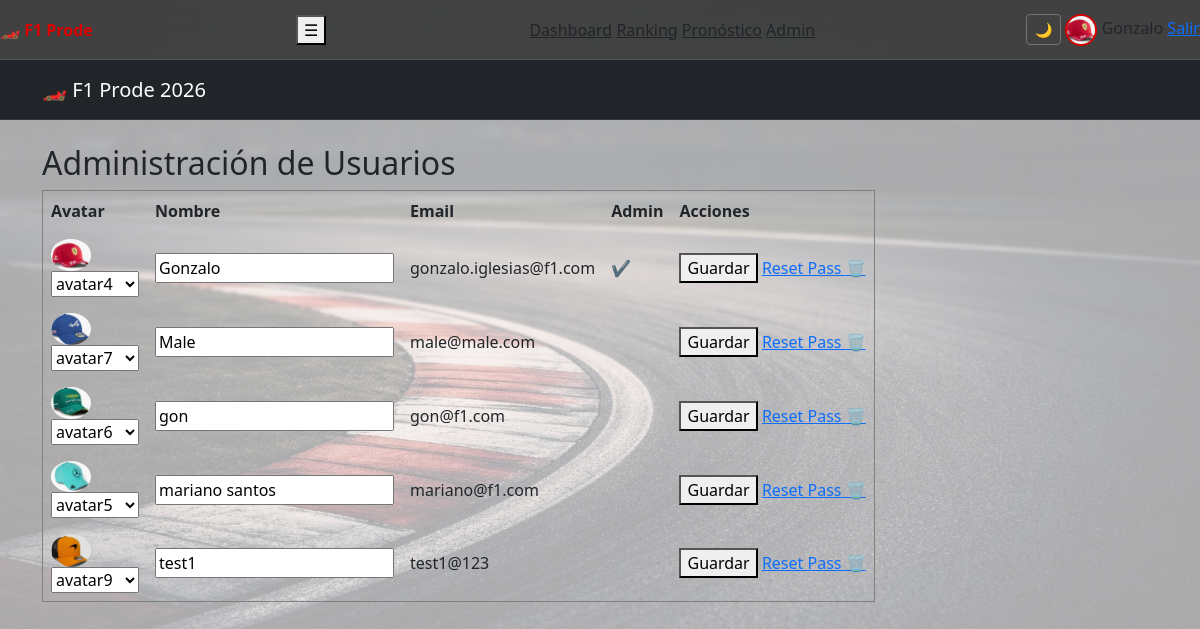
The app's page /admin/usuarios (signed in) with its own data.
### tables this page shows
CREATE TABLE usuarios (
    id INTEGER PRIMARY KEY AUTOINCREMENT,
    nombre TEXT UNIQUE NOT NULL,
    email TEXT UNIQUE NOT NULL,
    password TEXT NOT NULL
, fecha_registro TEXT, admin INTEGER DEFAULT 0, avatar TEXT);

### app.py (the view, shortened to what this page needs)
@app.route("/admin/usuarios", methods=["GET", "POST"])
def admin_usuarios():
    if "user_id" not in session or not session.get("admin"):
        return "Acceso denegado", 403
    conn = get_db()
    cur = conn.cursor()
    cur.execute("""
        SELECT id, nombre, email, avatar, admin
        FROM usuarios
        ORDER BY nombre
    """)
    usuarios = cur.fetchall()
    conn.close()
    return render_template("admin_usuarios.html", usuarios=usuarios)

### app.py (called while the page is built)
def get_db():
    conn = sqlite3.connect("prode.db")
    conn.row_factory = sqlite3.Row
    return conn

### templates/admin_usuarios.html (shortened to what this page needs)
{% extends "base.html" %}
{% block content %}
<h2>Administración de Usuarios</h2>
<table border="1" cellpadding="8">
    <tr>
        <th>Avatar</th>
        <th>Nombre</th>
        <th>Email</th>
        <th>Admin</th>
        <th>Acciones</th>
    </tr>
    {% for u in usuarios %}
    <tr>
        <form method="POST">
            <td>
                <img src="{{ url_for('static', filename='avatars/' ~ (u.avatar or 'avatar1.png')) }}"
                     width="40" style="border-radius:50%"><br>
                <select name="avatar">
                    {% for i in range(1,11) %}
                        <option value="avatar{{i}}.png"
                            {% if u.avatar == 'avatar' ~ i ~ '.png' %}selected{% endif %}>
                            avatar{{i}}
                        </option>
                    {% endfor %}
                </select>
            </td>
            <td>
                <input type="text" name="nombre" value="{{ u.nombre }}">
            </td>
            <td>{{ u.email }}</td>
            <td>{% if u.admin %}✔{% endif %}</td>
            <td>
                <button type="submit">Guardar</button>
                <a href="/admin/usuarios/reset_password/{{ u.id }}"
                   onclick="return confirm('¿Blanquear contraseña?')">
                   Reset Pass
                </a>
                <a href="/admin/usuarios/eliminar/{{ u.id }}"
                   onclick="return confirm('¿Eliminar usuario?')">
                   🗑
                </a>
            </td>
        </form>
    </tr>
    {% endfor %}
</table>
{% endblock %}

### templates/base.html (shortened to what this page needs)
<!DOCTYPE html>
<html lang="es">
<head>
    <link rel="stylesheet"
      href="{{ url_for('static', filename='style.css') }}">
    <link href="https://cdn.jsdelivr.net/npm/bootstrap@5.3.2/dist/css/bootstrap.min.css" rel="stylesheet">
</head>
<body>
<nav class="navbar">
    <div class="nav-left">
        <a href="/dashboard" class="logo">
            🏎️ F1 Prode
        </a>
    </div>
    <button class="nav-toggle" onclick="toggleMenu()">☰</button>
    <div class="nav-links" id="navLinks">
        <a href="/dashboard">Dashboard</a>
        <a href="/ranking">Ranking</a>
        {% if session.user_id %}
            <a href="/pronostico">Pronóstico</a>
        {% endif %}
        {% if session.admin %}
            <a href="/admin/carreras">Admin</a>
        {% endif %}
    </div>
    {% if session.user_id %}
    <div class="nav-user">
        <button id="darkToggle" class="btn btn-sm btn-outline-secondary ms-2">
        🌙
        </button>
        <img src="{{ url_for('static', filename='avatars/' + session.avatar) }}"
             class="avatar">
        <span class="username">{{ session.user_name }}</span>
        <a href="/logout" class="logout">Salir</a>
    </div>
    {% endif %}
</nav>
<nav class="navbar navbar-dark bg-dark mb-4">
    <div class="container">
        <span class="navbar-brand mb-0 h1">🏎️ F1 Prode 2026</span>
    </div>
</nav>
<div class="container">
    {% block content %}{% endblock %}
</div>
</body>
</body>
</html>

### static/style.css (style rules this page uses)
:root { --bg-overlay: rgba(255,255,255,0.65); --bg: #f8f9fa; --text: #212529; --card-bg: rgba(255,255,255,0.85); --border: #dee2e6; --primary: #dc0000; --primary-hover: #ff3b3b; }
.nav-user img.avatar { width: 32px; height: 32px; min-width: 32px; min-height: 32px; object-fit: cover; border-radius: 50%; border: 2px solid var(--primary); }
body { background: linear-gradient(var(--bg-overlay), var(--bg-overlay)), url("img/bg-circuito.jpg") center / cover no-repeat fixed; color: var(--text); }
html, body { color: var(--text) !important; }
.navbar { height: 60px; min-height: 60px; display: flex; align-items: center; padding: 0 18px; background: rgba(10, 10, 10, 0.65); backdrop-filter: blur(10px); border-bottom: 1px solid rgba(255,255,255,0.08); }
.nav-links a, .nav-user span { color: var(--text); }
.nav-left .logo { color: var(--primary); font-weight: bold; text-decoration: none; }
a { text-decoration: none; }

### templates/base.html (style rules this page uses)
body { background-color: #f8f9fa; }

### records on screen
usuarios: user_name "Gonzalo", avatar (picture), avatar "avatar4", nombre "Gonzalo", email "gonzalo.iglesias@f1.com"
usuarios: avatar (picture), avatar "avatar7", nombre "Male", email "male@male.com"
usuarios: avatar (picture), avatar "avatar6", nombre "gon", email "gon@f1.com"
usuarios: avatar (picture), avatar "avatar5", nombre "mariano santos", email "mariano@f1.com"
usuarios: avatar (picture), avatar "avatar9", nombre "test1", email "test1@123"
